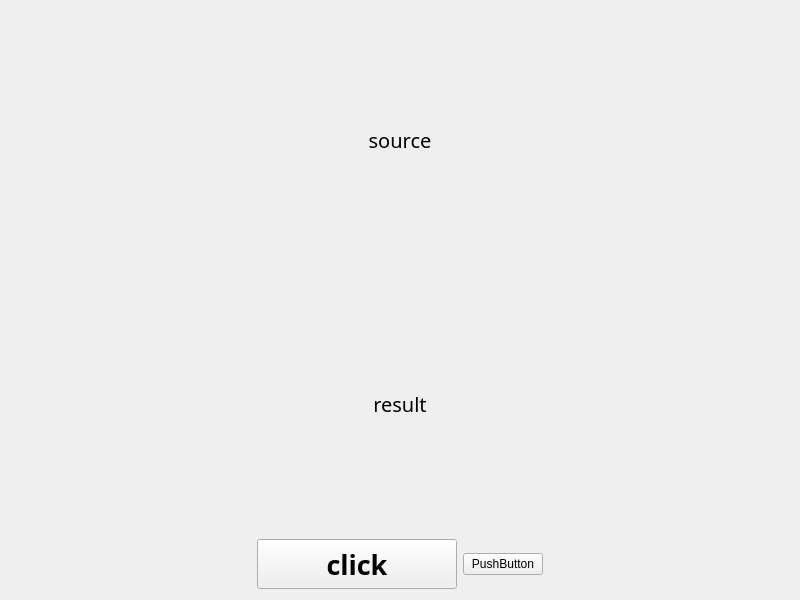
<?xml version="1.0" encoding="UTF-8"?>
<ui version="4.0">
 <class>MainWidget</class>
 <widget class="QWidget" name="MainWidget">
  <property name="geometry">
   <rect>
    <x>0</x>
    <y>0</y>
    <width>800</width>
    <height>600</height>
   </rect>
  </property>
  <property name="windowTitle">
   <string>MainWidget</string>
  </property>
  <layout class="QVBoxLayout" name="verticalLayout_2">
   <item>
    <layout class="QVBoxLayout" name="verticalLayout">
     <item>
      <widget class="QLabel" name="labelSource">
       <property name="font">
        <font>
         <family>黑体</family>
         <pointsize>15</pointsize>
        </font>
       </property>
       <property name="text">
        <string>source</string>
       </property>
       <property name="alignment">
        <set>Qt::AlignCenter</set>
       </property>
      </widget>
     </item>
     <item>
      <widget class="QLabel" name="labelResult">
       <property name="font">
        <font>
         <family>黑体</family>
         <pointsize>15</pointsize>
        </font>
       </property>
       <property name="text">
        <string>result</string>
       </property>
       <property name="alignment">
        <set>Qt::AlignCenter</set>
       </property>
      </widget>
     </item>
    </layout>
   </item>
   <item>
    <layout class="QHBoxLayout" name="horizontalLayout">
     <item>
      <spacer name="horizontalSpacer">
       <property name="orientation">
        <enum>Qt::Horizontal</enum>
       </property>
       <property name="sizeHint" stdset="0">
        <size>
         <width>40</width>
         <height>20</height>
        </size>
       </property>
      </spacer>
     </item>
     <item>
      <widget class="QPushButton" name="pushButton">
       <property name="sizePolicy">
        <sizepolicy hsizetype="Fixed" vsizetype="Fixed">
         <horstretch>0</horstretch>
         <verstretch>0</verstretch>
        </sizepolicy>
       </property>
       <property name="minimumSize">
        <size>
         <width>200</width>
         <height>50</height>
        </size>
       </property>
       <property name="font">
        <font>
         <family>黑体</family>
         <pointsize>20</pointsize>
         <weight>75</weight>
         <bold>true</bold>
        </font>
       </property>
       <property name="text">
        <string>click</string>
       </property>
      </widget>
     </item>
     <item>
      <widget class="QPushButton" name="pushButton_2">
       <property name="text">
        <string>PushButton</string>
       </property>
      </widget>
     </item>
     <item>
      <spacer name="horizontalSpacer_2">
       <property name="orientation">
        <enum>Qt::Horizontal</enum>
       </property>
       <property name="sizeHint" stdset="0">
        <size>
         <width>40</width>
         <height>20</height>
        </size>
       </property>
      </spacer>
     </item>
    </layout>
   </item>
  </layout>
 </widget>
 <resources/>
 <connections/>
</ui>
